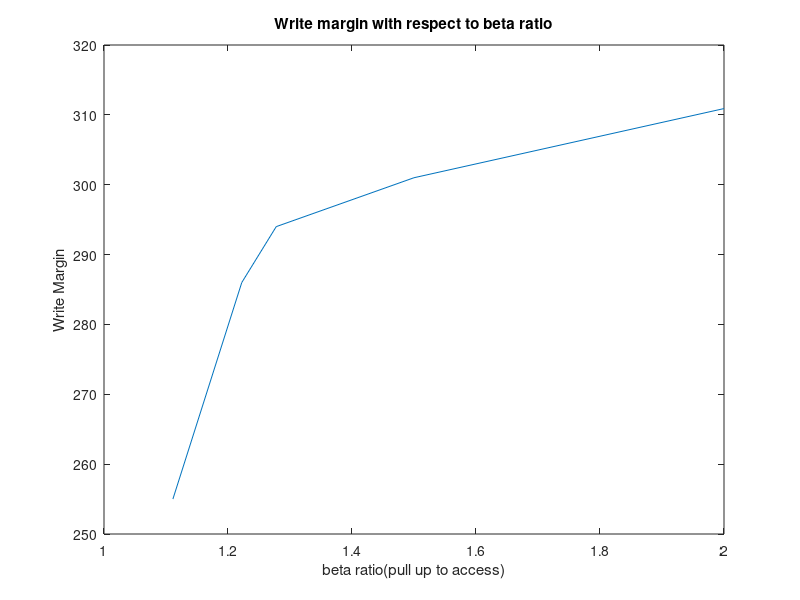

Here is the MATLAB script that generated this plot:
clc
clear
v2 = [300 90 90 90 90]
v3 = [600 135 115 110 100]
for i = 1:5
v4(i) = v3(i)/v2(i)
end
%sort(v4)
v1 = [310.9 301 294 286 255]
figure()
plot(v4, v1)
xlabel('beta ratio(pull up to access)')
ylabel('Write Margin')
title('Write margin with respect to beta ratio')
